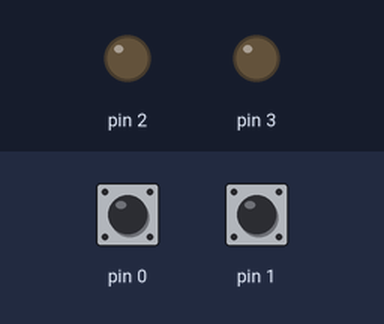
A sketch run on a simulated Arduino Uno, built with avr-gcc and run on an emulated ATmega328P. Parts: output pins drawn as LEDs (lit = HIGH). Dashed ring = blinking. The test bench sets the inputs (shaded band); at power-on: pin 1 HIGH, pin 0 HIGH.

Above: at 2.4 s.
2.5 s: pin 1 pulled LOW for 0.15 s
At 2.65 s:
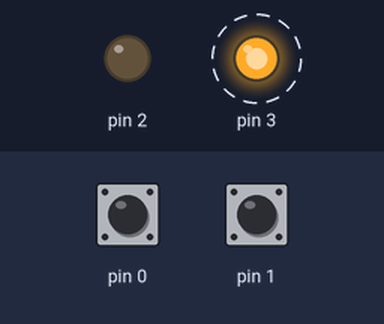
5.5 s: pin 1 pulled LOW for 3.2 s
At 9.9 s:
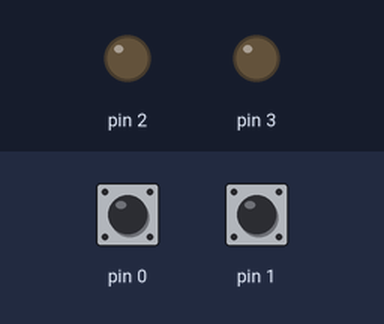
Timing chart, 0 to 11.4 s (numbered marks = the images above; inputs shaded):
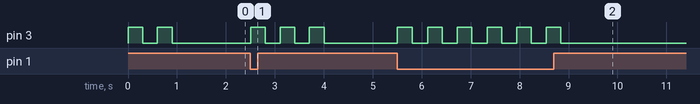

Measured:
- after the input at 2.5 s, pin 3: alternates HIGH for 0.30 s and LOW for 0.30 s, 6 changes in all, then stays LOW, starting at once
- after the input at 5.5 s, pin 3: alternates HIGH for 0.30 s and LOW for 0.30 s, 12 changes in all, then stays LOW, starting at once

The sketch:

nunchuck_write_test.ino
```cpp
#include <SoftwareSerial.h>
SoftwareSerial mySerial(-1, 2);
unsigned long lasttime = 0;
int mode = 2;

void setup()
{
  pinMode(3, OUTPUT);
  pinMode(2, OUTPUT);
  pinMode(1, INPUT_PULLUP);
  pinMode(0, INPUT_PULLUP);
  mySerial.begin(9600);
  ledblink(mode, 300, 3);
  //OSCCAL = 0x8D;
}

void loop()
{
  if (digitalRead(0) == LOW) {
    int val;
    lasttime = millis();
    int reading = analogRead(A2);
    if (mode == 1) {
      val = map(reading, 0, 1024, 1250, 1750);
    }
    if (mode == 2) {
      val = map(reading, 0, 1024, 1250, 1750);
    }
    if (mode == 3) {
      val = map(reading, 0, 1024, 1000, 2000);
    }
    mySerial.print(val);
    mySerial.println(",1500,1500n");
  }
  else {
    mySerial.println("1500,1500,1500n");
  }
  if (millis() - lasttime > 500 && digitalRead(1) == LOW) {
    if (digitalRead(1) == LOW) {
      if (mode == 3) {
        mode = 0;
      }
      mode++;
      ledblink(mode, 300, 3);
    }
  }
}
void ledblink(int times, int lengthms, int pinnum) {
  int i = 0;
  while (i < times) {
    digitalWrite(pinnum, HIGH);
    delay (lengthms);
    digitalWrite(pinnum, LOW);
    delay(lengthms);
    i++;
  }
}
```
